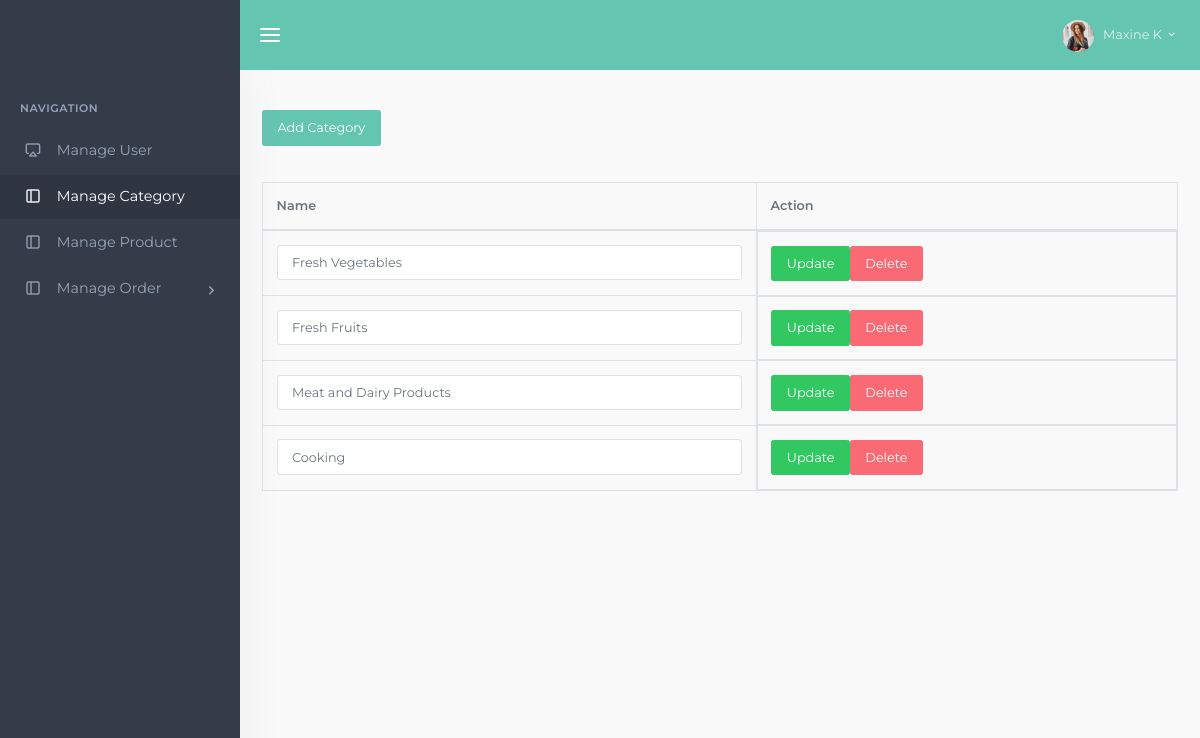
The app's page /admin/category.php (signed in) with its own data.
### tables this page shows
CREATE TABLE `category` (
  `id` int(11) NOT NULL,
  `name` varchar(255) NOT NULL
);

### admin/category.php (the view, shortened to what this page needs)
<?php require_once('inc/header.php'); ?>
<?php
    require('core/connection.php');
    $sql = "SELECT * FROM `category`";
    $result = $conn->query($sql);
?>
<div class="row">
    <div class="container-fluid">
        <button type="button" class="btn btn-primary mb-4" data-toggle="modal" data-target="#addCategoryModal">
            Add Category
        </button>
        <table id="datatable" class="table table-bordered dt-responsive nowrap dataTable no-footer dtr-inline">
            <thead>
                <tr>
                    <th>Name</th>
                    <th>Action</th>
                </tr>
            </thead>
            <tbody>
            <?php if ($result->num_rows > 0) {
                while ($row = $result->fetch_assoc()) {
                    ?>
                    <form action="" method="get">
                        <tr>
                            <td>
                                <input type="text" name="name" class="form-control" value="<?php echo $row['name'];?>">
                            </td>
                            <td style="display:flex;">
                                <button class="btn btn-success" type="submit" name="update" value="categoryUpdate">Update</button>
                                <a href="category.php?id=<?php echo $row['id'];?>&name=delete" class="btn btn-danger">Delete</a>
                            </td>
                        </tr>
                    </form>
            <?php
                }
            } else {
                echo '<tr><th colspan="2" class="text-center">No Records Found</th></tr>';
            }
            ?>
            </tbody>
        </table>
    </div>
</div>
<?php require_once('inc/footer.php'); ?>

### records on screen
category: name "Fresh Vegetables"
category: name "Fresh Fruits"
category: name "Meat and Dairy Products"
category: name "Cooking"
